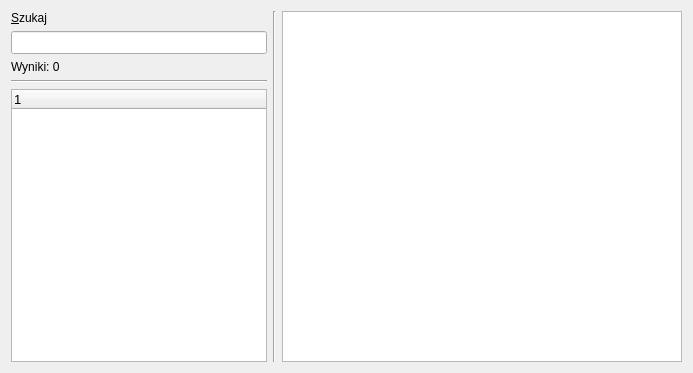
<?xml version="1.0" encoding="UTF-8"?>
<ui version="4.0">
 <class>WordMIXClass</class>
 <widget class="QMainWindow" name="WordMIXClass">
  <property name="geometry">
   <rect>
    <x>0</x>
    <y>0</y>
    <width>685</width>
    <height>373</height>
   </rect>
  </property>
  <property name="windowTitle">
   <string>WordMIX</string>
  </property>
  <widget class="QWidget" name="centralWidget">
   <property name="sizePolicy">
    <sizepolicy hsizetype="Expanding" vsizetype="Expanding">
     <horstretch>0</horstretch>
     <verstretch>0</verstretch>
    </sizepolicy>
   </property>
   <layout class="QGridLayout" name="gridLayout">
    <item row="0" column="0">
     <layout class="QHBoxLayout" name="horizontalLayout">
      <item>
       <layout class="QVBoxLayout" name="verticalLayout_2">
        <item>
         <layout class="QVBoxLayout" name="verticalLayout">
          <item>
           <widget class="QLabel" name="label">
            <property name="text">
             <string>&amp;Szukaj</string>
            </property>
            <property name="buddy">
             <cstring>searchLineEdit</cstring>
            </property>
           </widget>
          </item>
          <item>
           <widget class="QLineEdit" name="searchLineEdit">
            <property name="sizePolicy">
             <sizepolicy hsizetype="Preferred" vsizetype="Fixed">
              <horstretch>0</horstretch>
              <verstretch>0</verstretch>
             </sizepolicy>
            </property>
            <property name="font">
             <font>
              <pointsize>10</pointsize>
             </font>
            </property>
           </widget>
          </item>
          <item>
           <widget class="QLabel" name="resultsCountLabel">
            <property name="text">
             <string>Wyniki: 0</string>
            </property>
           </widget>
          </item>
          <item>
           <widget class="Line" name="line">
            <property name="orientation">
             <enum>Qt::Horizontal</enum>
            </property>
           </widget>
          </item>
         </layout>
        </item>
        <item>
         <widget class="QTreeWidget" name="resultsTreeWidget">
          <property name="sizePolicy">
           <sizepolicy hsizetype="Fixed" vsizetype="Expanding">
            <horstretch>0</horstretch>
            <verstretch>0</verstretch>
           </sizepolicy>
          </property>
          <property name="font">
           <font>
            <family>MS Shell Dlg 2</family>
            <pointsize>10</pointsize>
           </font>
          </property>
          <column>
           <property name="text">
            <string notr="true">1</string>
           </property>
          </column>
         </widget>
        </item>
       </layout>
      </item>
      <item>
       <widget class="Line" name="line_2">
        <property name="orientation">
         <enum>Qt::Vertical</enum>
        </property>
       </widget>
      </item>
      <item>
       <widget class="QTextBrowser" name="definitionTextBrowser">
        <property name="minimumSize">
         <size>
          <width>400</width>
          <height>300</height>
         </size>
        </property>
        <property name="font">
         <font>
          <pointsize>12</pointsize>
         </font>
        </property>
       </widget>
      </item>
     </layout>
    </item>
   </layout>
  </widget>
  <action name="actionZako_z">
   <property name="text">
    <string>Zakończ</string>
   </property>
  </action>
  <action name="actionAddWord">
   <property name="text">
    <string>Słowo</string>
   </property>
  </action>
  <action name="actionExit">
   <property name="text">
    <string>Zakończ</string>
   </property>
  </action>
 </widget>
 <layoutdefault spacing="6" margin="11"/>
 <tabstops>
  <tabstop>resultsTreeWidget</tabstop>
  <tabstop>definitionTextBrowser</tabstop>
  <tabstop>searchLineEdit</tabstop>
 </tabstops>
 <resources>
  <include location="wordmix.qrc"/>
 </resources>
 <connections/>
</ui>
